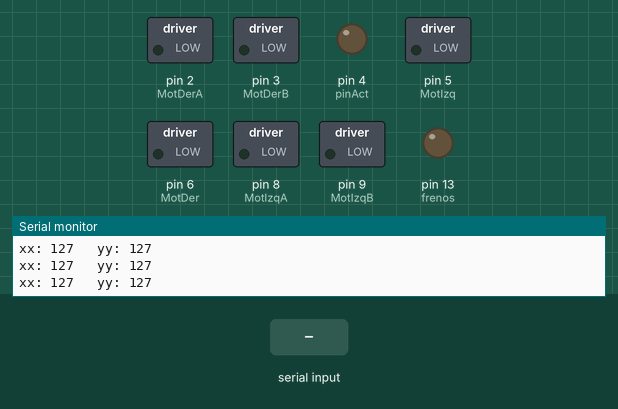
Simulated run of this sketch. Board: Arduino Uno, built with avr-gcc and run on an emulated ATmega328P. Parts: switched loads named in the sketch (green lamp = pin HIGH), output pins drawn as LEDs (lit = HIGH), the last lines printed to the serial monitor. The inputs (shaded band) are chosen by the test bench.

Above: at 1.2 s.
1.3 s: "/" received over the second serial link
At 3.2 s:
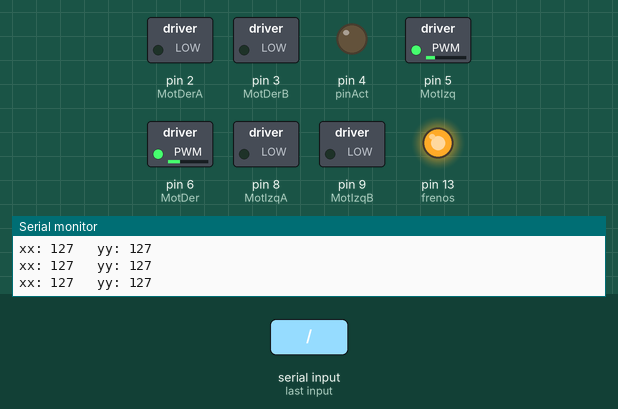
3.9 s: "90/45\n" received over the second serial link
At 4.84 s:
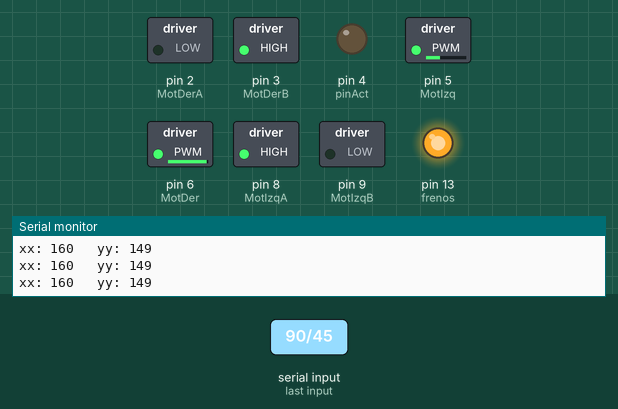
6.9 s: "90\n" received over the second serial link
At 7.15 s:
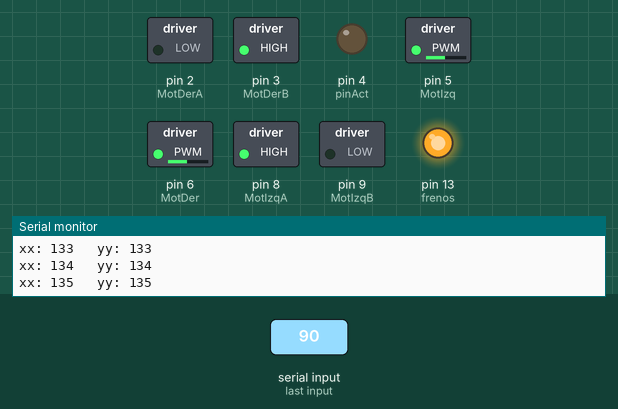
9.9 s: "30/150\n" received over the second serial link
At 10.14 s:
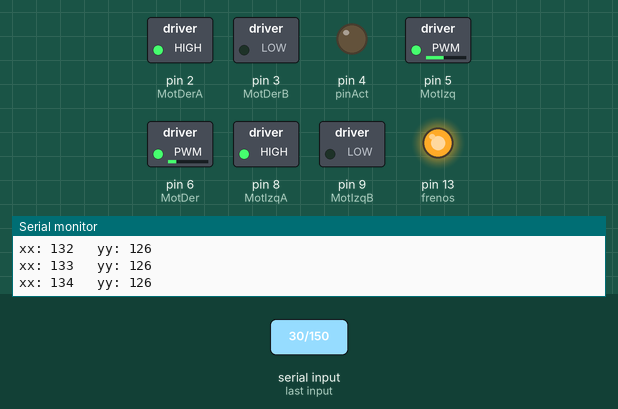
12.9 s: "1\n" received over the second serial link
At 13.7 s:
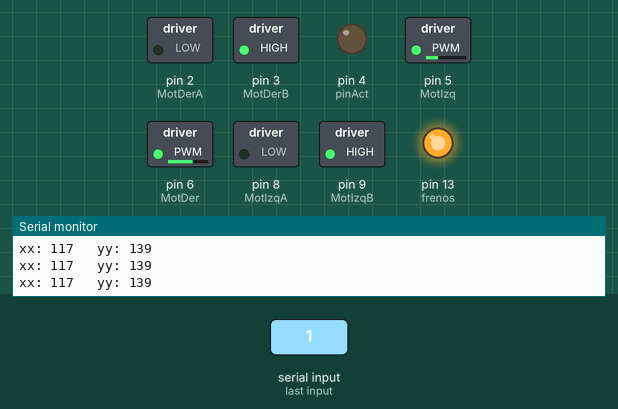
14.7 s: "2\n" received over the second serial link
At 19.7 s:
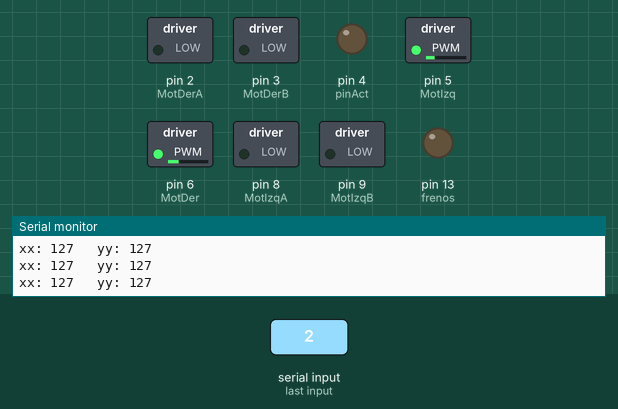
Timing chart, 0 to 20.7 s (numbered marks = the images above; inputs shaded):
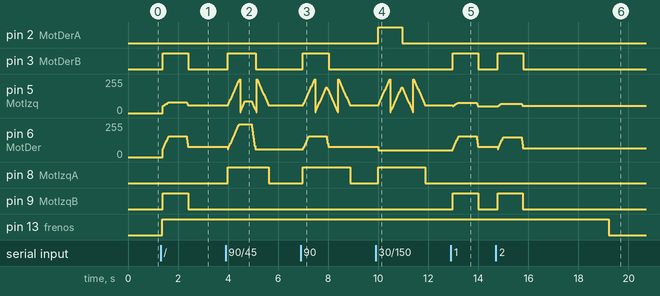

Measured:
- after the input at 1.3 s, pin 3 (MotDerB), pin 9 (MotIzqB): LOW → HIGH after 0.09 s, → LOW 1.0 s later; pin 5 (MotIzq): rises from 0/255 to 81/255 in 0.24 s, then falls to 57/255 in 0.77 s; pin 6 (MotDer): rises from 0/255 to 156/255 in 0.24 s, then falls to 76/255 in 0.77 s; pin 13 (frenos): LOW → HIGH after 0.07 s
- after the input at 12.9 s, pin 3 (MotDerB), pin 9 (MotIzqB): LOW → HIGH after 0.07 s, → LOW 1.0 s later; pin 6 (MotDer): rises from 52/255 to 156/255 in 0.24 s, then falls to 76/255 in 0.77 s
- after the input at 14.7 s, pin 3 (MotDerB), pin 9 (MotIzqB): LOW → HIGH after 0.07 s, → LOW 1.0 s later; pin 5 (MotIzq): rises from 52/255 to 71/255 in 0.13 s, then falls to 55/255 in 0.84 s; pin 13 (frenos): HIGH → LOW after 4.5 s instead of 2.7 s

The sketch:

controlSillaCarV2.ino
```cpp
#include <Wire.h>
#include <SoftwareSerial.h>
#include <avr/wdt.h>
#include <EEPROM.h>
//Memoria EEPROM
//Dreccion    variable
//0           estado/modo
//1           conexion bluetooth

SoftwareSerial bt(10, 11);

#define xxPin A0 //ejex joystick
#define yyPin A1 //ejey joystick
#define ppPin A2//potenciometro
#define pinAct 4
#define frenos 13
#define MotIzq 5
#define MotDer 6
#define MotIzqA 8
#define MotIzqB 9
#define MotDerA 2
#define MotDerB 3

#define ymax 624
#define ymin 400
#define xmax 664
#define xmin 360

#define intervalLostConnection 1000
unsigned long timeLastConnection = 0;
boolean btConnected = false;
String datoBT = "";

//variables para el control de los motores
double pwm_izquierda;
double pwm_derecha;

int valAntIzq = 127;
int valAntDer = 127;
int velST=0;
unsigned long brakeTime;

int xx_ = 0;
int yy_ = 0;
int pp_ = 0;
int pp_cambio = 0;

int vel = 0;
int seccion;
byte puntoMuerto=40;

boolean motorIzqDireccion;
boolean motorDerDireccion;
boolean actBrake = 0;

void reportaActividad()
{
  if(actBrake == 1)
  {
    digitalWrite(pinAct, HIGH);
  }else if((pp_ > (pp_cambio+1)) || (pp_ < (pp_cambio-1)))
  {
    pp_cambio = pp_;
    digitalWrite(pinAct, HIGH);
    delay(200);
  }else
  {
    digitalWrite(pinAct, LOW);
  }
}
    //Funcion para habilitar o desabilitar frenos electricos
    //NOTA: Esta funcion se debe colocar antes de enviar el comando de velocidad al Moto-Driver
    //NOTA 2: Los comandos de velocidad que se manden deben contener a las variables "valAntIzq" y "valAntDer"
    void controlFrenado()
    {
      if ((valAntIzq != 127) || (valAntDer != 127))// 127 representan aceleracion 0 en los motores
      {
        digitalWrite(frenos,HIGH);
        brakeTime = millis();
        actBrake = 1;
      }
      else
      {
        if ((millis() - brakeTime) >= (map(pp_,0,1024,200,3500)))//Pone frenos electricos despues de un tiempo proporcional a la velocidad que oscila entre 200 y 2500 milisegundos
        {
          digitalWrite(frenos,LOW);
          actBrake = 0;
        }
      }
    }
//Funcion para generar un control de aceleracion gradual
   void ControlGradual(boolean direccionIzq, byte velocidadIzq, boolean direccionDer, byte velocidadDer  )
   {
    byte inc = 1;
    byte diferi;
    byte diferd;

    if(velocidadIzq > 255)
    {
      velocidadIzq=255;
    }
    if(velocidadDer > 255)
    {
      velocidadDer=255;
    }
    int acelerador = 1;     // velocidad para acelerar
    int desacelerador = 1;  // velocidad para desacelerar


    //******************INICIA SECCION DE 4 BLOQUES PARA CONSEGUIR UN CONTROL DE VELOCIDAD ASISTIDO******************

    //==========================BLOQUE 1 MOTOR IZQUIERDA==============================


        if(direccionIzq==0)
        {
          velST = map(velocidadIzq,0,255,127,0);   //Desacelera from reversa 1-64
//          diferi = abs(velST - valAntIzq);        //Diferencia entre la velocidad asistida y la no asistida
//
//          if(diferi > 64)
//          {
//            diferi = 64;
//          }

          if(valAntIzq < velST)//desacelera
          {
            valAntIzq +=desacelerador;
            if(valAntIzq > velST)
            {
              valAntIzq = velST;
            }
            controlFrenado();
            //analogWrite(MotIzq,valAntIzq);
          }
          else if(valAntIzq > velST) //acelera-reversa
          {

            if(valAntIzq > 127)
            {
              valAntIzq -=(desacelerador + 2);
            }else
            {
              valAntIzq -=acelerador;
            }

            if(valAntIzq < velST)
            {
              valAntIzq = velST;
            }

            controlFrenado();
            //analogWrite(MotIzq,valAntIzq);
          }
          else
          {
            controlFrenado();
            //analogWrite(MotIzq,valAntIzq);
          }
        }
        //==========================BLOQUE 2 MOTOR IZQUIERDA==============================
        else
        {
          velST = map(velocidadIzq,0,255,127,255); //acelera adelante from 64-127
//          diferi = abs(velST - valAntIzq);
//          if(diferi > 64)
//          {
//            diferi = 64;
//          }

          if(valAntIzq < velST) // acelera adelante
          {
            if(valAntIzq < 127)
            {
              valAntIzq += (desacelerador + 2);
            }else
            {
              valAntIzq += acelerador;
            }
            if(valAntIzq > velST)
            {
              valAntIzq = velST;
            }
            controlFrenado();
            //analogWrite(MotIzq,valAntIzq);
          }
          else if(valAntIzq > velST)
          {
            valAntIzq -= desacelerador;
            if(valAntIzq < velST)
            {
              valAntIzq = velST;
            }
            controlFrenado();
            //analogWrite(MotIzq,valAntIzq);
          }
          else
          {
            controlFrenado();
            //analogWrite(MotIzq,valAntIzq);
          }

        }
 //==========================BLOQUE 3 MOTOR DERECHA==============================


        if(direccionDer==0)
        {
          velST = map(velocidadDer,0,255,127,0);//desacelera from reversa 127-192
//          diferd = abs(velST - valAntDer);
//
//          if(diferd > 64)
//          {
//            diferd = 64;
//          }

          if(valAntDer < velST)//desacelera
          {
            valAntDer +=desacelerador;
            if(valAntDer > velST)
            {
              valAntDer = velST;
            }
            controlFrenado();
            //analogWrite(MotDer,valAntDer);
          }
          else if(valAntDer > velST) //acelera-reversa
          {

            if(valAntDer > 127)
            {
              valAntDer -=(desacelerador + 2);
            }else
            {
              valAntDer -=acelerador;
            }

            if(valAntDer < velST)
            {
              valAntDer = velST;
            }

            controlFrenado();
            //analogWrite(MotDer,valAntDer);
          }
          else
          {
            controlFrenado();
            //analogWrite(MotDer,valAntDer);
          }
        }
        //==========================BLOQUE 4 MOTOR DERECHA==============================
        else
        {
          velST = map(velocidadDer,0,255,127,255); //acelera adelante from 192-255
//          diferd = abs(velST - valAntDer);
//          if(diferd > 64)
//          {
//            diferd = 64;
//          }

          if(valAntDer < velST) // acelera adelante
          {
            if(valAntDer < 127)
            {
              valAntDer += (desacelerador + 2);
            }else
            {
              valAntDer += acelerador;
            }
            if(valAntDer > velST)
            {
              valAntDer = velST;
            }
            controlFrenado();
            //analogWrite(MotDer,valAntDer);
            //Serial.print
          }
          else if(valAntDer > velST)
          {
            valAntDer -= desacelerador;
            if(valAntDer < velST)
            {
              valAntDer = velST;
            }
            controlFrenado();
            //analogWrite(MotDer,valAntDer);
          }
          else
          {
            controlFrenado();
            //analogWrite(MotDer,valAntDer);
          }

        }
//     Serial.print("izq: ");
//     Serial.print(valAntIzq);
//     Serial.print("   Der:");
//     Serial.println(valAntDer);

   }
   //******************TERMINA SECCION DE 4 BLOQUES PARA CONSEGUIR UN CONTROL DE VELOCIDAD ASISTIDO******************
//Funcion general para relacionar valores del joystick con velocidad de las ruedas
  void controlMotores()
  {
    float xx = xx_-512;
    float yy = yy_-512;
    float pp = pp_;
    float pm = sqrt(((yy)*(yy)) + ((xx)*(xx)));


     if(pm <= puntoMuerto )
     {
       xx=0;
       yy=0;

     }
     pp=(pp/6 );


     double grados=(atan2(yy,xx)*(180/3.1416));
     if (grados<0)
     {
        grados=(360+grados);
     }
     //---------Division en 8 secciones
     if((grados>=0)&&(grados<22.5))
     {
       seccion=2;
     }
     if((grados>=22.5)&&(grados<90))
     {
       seccion=1;
     }
     if((grados>=90)&&(grados<157.5))
     {
       seccion=8;
     }
     if((grados>=157.5)&&(grados<180))
     {
       seccion=7;
     }
     if((grados>=180)&&(grados<202.5))
     {
       seccion=6;
     }
     if((grados>=202.5)&&(grados<270))
     {
       seccion=5;
     }
     if((grados>=270)&&(grados<337.5))
     {
       seccion=4;
     }
     if((grados>=337.5)&&(grados<360))
     {
       seccion=3;
     }
     //Variables locales para operaciones internas
     int vizq;
     int vder;
     switch(seccion)
     {
      case 1:
        pwm_izquierda=((sqrt((xx*xx)+(yy*yy)))*(pp/300));
        pwm_derecha=(((grados - 22.5) * (sqrt((xx*xx)+(yy*yy)))*(pp/300)) / 67.5);//listo
        motorIzqDireccion = 1;
        motorDerDireccion = 1;
      break;
      case 2:

         vizq = sqrt((xx*xx)+(yy*yy))*(pp/300);
//        pwm_izquierda=map(yy,510,0, vizq, vizq/2 );////reduccion a la mitad
//        pwm_derecha=(((grados - 22.5)* (sqrt((xx*xx)+(yy*yy)))*(pp/300)) / 22.5)/2;//reduccion a mitad
        pwm_izquierda=map(yy,510,0, vizq, vizq );////reduccion a la mitad
        pwm_derecha=(((grados - 22.5)* (sqrt((xx*xx)+(yy*yy)))*(pp/300)) / 22.5);//reduccion a mitad
        motorIzqDireccion = 1;
        motorDerDireccion = 0;
      break;
      case 3:
        vizq = (-((360-grados - 22.5)* (sqrt((xx*xx)+(yy*yy)))*(pp/300)) / 22.5);
//        pwm_izquierda=map(yy,0,-510, vizq/2, vizq );//reduccion a la mitad
//        pwm_derecha=(-(sqrt((xx*xx)+(yy*yy)))*(pp/300))/2;//reduccion a la mitad
        pwm_izquierda=map(yy,0,-510, vizq, vizq );//reduccion a la mitad
        pwm_derecha=(-(sqrt((xx*xx)+(yy*yy)))*(pp/300));//reduccion a la mitad

        motorIzqDireccion = 1;
        motorDerDireccion = 0;
      break;
      case 4:
        pwm_izquierda=(-((360-grados - 22.5)* (sqrt((xx*xx)+(yy*yy)))*(pp/300)) / 67.5);
        pwm_derecha=(-(sqrt((xx*xx)+(yy*yy)))*(pp/300));

        motorIzqDireccion = 0;
        motorDerDireccion = 0;
        break;
        case 5:
        pwm_izquierda=(-(sqrt((xx*xx)+(yy*yy)))*(pp/300));
        pwm_derecha=(-((grados-180 - 22.5)* (sqrt((xx*xx)+(yy*yy)))*(pp/300)) / 67.5);

        motorIzqDireccion = 0;
        motorDerDireccion = 0;
      break;
      case 6:
       vder = (-((grados-180- 22.5)* (sqrt((xx*xx)+(yy*yy)))*(pp/300)) / 22.5);
//        pwm_izquierda=(-(sqrt((xx*xx)+(yy*yy)))*(pp/300))/2;//reduccion a la mitad
//        pwm_derecha=map(yy, 0, 510, vder/2, vder );//reduccion a la mitad
        pwm_izquierda=(-(sqrt((xx*xx)+(yy*yy)))*(pp/300));//reduccion a la mitad
        pwm_derecha=map(yy, 0, 510, vder, vder );//reduccion a la mitad
        motorIzqDireccion = 0;
        motorDerDireccion = 1;
      break;
      case 7:
       vder = ((sqrt((xx*xx)+(yy*yy)))*(pp/300));
//        pwm_izquierda=(((180-grados - 22.5)* (sqrt((xx*xx)+(yy*yy)))*(pp/300)) / 22.5)/2;//reduccion a la mitad
//        pwm_derecha=map(yy, 510, 0, vder, vder/2 );//reduccion a la mitad
        pwm_izquierda=(((180-grados - 22.5)* (sqrt((xx*xx)+(yy*yy)))*(pp/300)) / 22.5);//reduccion a la mitad
        pwm_derecha=map(yy, 510, 0, vder, vder );//reduccion a la mitad
        motorIzqDireccion = 0;
        motorDerDireccion = 1;
      break;
      case 8:
        pwm_izquierda=(((180-grados - 22.5)* (sqrt((xx*xx)+(yy*yy)))*(pp/300)) / 67.5);
        pwm_derecha=((sqrt((xx*xx)+(yy*yy)))*(pp/300));

        motorIzqDireccion = 1;
        motorDerDireccion = 1;
      break;
     }
     if((xx==0)&&(yy==0))
     {

        pwm_izquierda=0;//listo
        pwm_derecha=0;
     }

     pwm_izquierda = abs(pwm_izquierda);
     pwm_derecha = abs(pwm_derecha);

     ControlGradual(motorIzqDireccion, pwm_izquierda, motorDerDireccion, pwm_derecha);

  }
void setup()
{
  wdt_disable();
  Serial.begin(9600);
  bt.begin(9600);
  bt.setTimeout(50);

  Serial.println("Inicia");
  pinMode(xxPin,INPUT);
  pinMode(yyPin,INPUT);
  pinMode(ppPin,INPUT);
  pinMode(frenos,OUTPUT);
  pinMode(pinAct, OUTPUT);
  pinMode(MotIzq, OUTPUT);
  pinMode(MotDer, OUTPUT);

  pinMode(MotIzqA, OUTPUT);
  pinMode(MotIzqB, OUTPUT);
  pinMode(MotDerA, OUTPUT);
  pinMode(MotDerB, OUTPUT);

  wdt_enable(WDTO_500MS);
}

float mapfloat(float x, float in_min, float in_max, float out_min, float out_max)
{
   return ((((x - in_min) * (out_max - out_min)) / (in_max - in_min) )+ out_min);
}
int vectorX[5] = {510,510,510,510,510};
int vectorY[5] = {510,510,510,510,510};
byte cont=0;
void leerJoystick(boolean bluetooth)
{
  if(bluetooth)
  {
    yy_ = datoBT.substring(0,datoBT.indexOf("/")).toInt()*2;
    xx_ = datoBT.substring(datoBT.indexOf("/")+1,datoBT.length()).toInt()*2;
    pp_= 1000;

    yy_=yy_+512;//6 offset
    xx_=xx_+512-46;//26 offset

    if(yy_ > ymax){
      yy_ = ymax;
    }else if(yy_ < ymin){
      yy_ = ymin;
    }
    if(xx_ > xmax){
      xx_ = xmax;
    }else if(xx_ < xmin){
      xx_ = xmin;
    }
//    Serial.print("xx: ");
//  Serial.print(xx_);
//
//  Serial.print("   yy: ");
//  Serial.println(yy_);

  }else{
//  yy_= (analogRead(yyPin));
//  xx_= (analogRead(xxPin));
//  pp_= 1000; //analogRead(ppPin);
//
//  vectorY[cont] = yy_;
//  vectorX[cont] = xx_;
//  cont++;
//  cont >= 5 ? cont=0: cont = cont;
//  int sumax=0;
//  int sumay=0;
//  for(byte i=0; i<5; i++)
//  {
//   sumax = sumax + vectorX[i];
//   sumay = sumay + vectorY[i];
//  }
//  xx_ = sumax/5;
//  yy_ = sumay/5;
//
//  Serial.print("xx: ");
//  Serial.print(valAntIzq);
//
//  Serial.print("   yy: ");
//  Serial.print(valAntDer);
//
//  Serial.print("   xx: ");
//  Serial.print(xx_);
//
//  Serial.print("   yy: ");
//  Serial.print(yy_);
//
//  Serial.print("   pp: ");
//  Serial.println(pp_);
    yy_ = 512;
    xx_ = 512;
    pp_= 1000;


  }

}
int nuevoPwmI =0;
int nuevoPwmD =0;
void loop()
{
//  if(bt.available()){
//    Serial.println("BT disponible");
//    //leerJoystick(1);
//  }else{
//    //leerJoystick(0);
//  }

  if(bt.available()){
    timeLastConnection = millis();
    btConnected = true;
    datoBT = bt.readString();
  }
  if((millis()-timeLastConnection) > intervalLostConnection){
    btConnected = false;
  }
  if(btConnected){
    leerJoystick(1);
  }else{
    leerJoystick(0);
  }


//  if(yy_ >530){
//    digitalWrite(MotIzqA,HIGH);
//    digitalWrite(MotIzqB,LOW);
//    digitalWrite(MotDerA,HIGH);
//    digitalWrite(MotDerB,LOW);
//    nuevoPwmI = map(valAntIzq,127,255,150,255);
//  }else if(yy_ < 480){
//    digitalWrite(MotIzqA,LOW);
//    digitalWrite(MotIzqB,HIGH);
//    digitalWrite(MotDerA,LOW);
//    digitalWrite(MotDerB,HIGH);
//    nuevoPwmI = map(valAntIzq,127,0,150,255);
//
//    }else if(xx_ >530){
//    digitalWrite(MotDerA,LOW);
//    digitalWrite(MotDerB,HIGH);
//    digitalWrite(MotIzqA,HIGH);
//    digitalWrite(MotIzqB,LOW);
//    nuevoPwmD = map(valAntDer,127,255,150,255);
//  }else if(xx_ < 480){
//    digitalWrite(MotDerA,HIGH);
//    digitalWrite(MotDerB,LOW);
//    digitalWrite(MotIzqA,LOW);
//    digitalWrite(MotIzqB,HIGH);
//    nuevoPwmD = map(valAntDer,127,0,150,255);
//
//    }else{
//    digitalWrite(MotDerA,LOW);
//    digitalWrite(MotDerB,LOW);
//    digitalWrite(MotIzqA,LOW);
//    digitalWrite(MotIzqB,LOW);
//  }
//  analogWrite(MotIzq,nuevoPwmI);
//  analogWrite(MotDer,nuevoPwmD);
//
//  Serial.print("nuevoPwmI: ");
//  Serial.print(nuevoPwmI);
//
//  Serial.print("   nuevoPwmD: ");
//  Serial.println(nuevoPwmD);


  if(valAntIzq >127){
    digitalWrite(MotIzqA,HIGH);
    digitalWrite(MotIzqB,LOW);
    nuevoPwmI = map(valAntIzq,127,150,50,255);
  }else if(valAntIzq < 127){
    digitalWrite(MotIzqA,LOW);
    digitalWrite(MotIzqB,HIGH);
    nuevoPwmI = map(valAntIzq,127,50,50,255);

    }else{
    digitalWrite(MotIzqA,LOW);
    digitalWrite(MotIzqB,LOW);
  }
    if(valAntDer > 127){
    digitalWrite(MotDerA,LOW);
    digitalWrite(MotDerB,HIGH);
    nuevoPwmD = map(valAntDer,127,150,50,255);
  }else if(valAntDer < 127){
    digitalWrite(MotDerA,HIGH);
    digitalWrite(MotDerB,LOW);
    nuevoPwmD = map(valAntDer,127,50,50,255);

    }else{
    digitalWrite(MotDerA,LOW);
    digitalWrite(MotDerB,LOW);
  }
  analogWrite(MotIzq,nuevoPwmI);
  analogWrite(MotDer,nuevoPwmD);

//  Serial.print("nuevoPwmI: ");
//  Serial.print(nuevoPwmI);
//
//  Serial.print("   nuevoPwmD: ");
//  Serial.println(nuevoPwmD);

  Serial.print("xx: ");
  Serial.print(valAntIzq);

  Serial.print("   yy: ");
  Serial.println(valAntDer);


  controlMotores();
//  reportaActividad();
  delay(20);
  wdt_reset();
}
```
